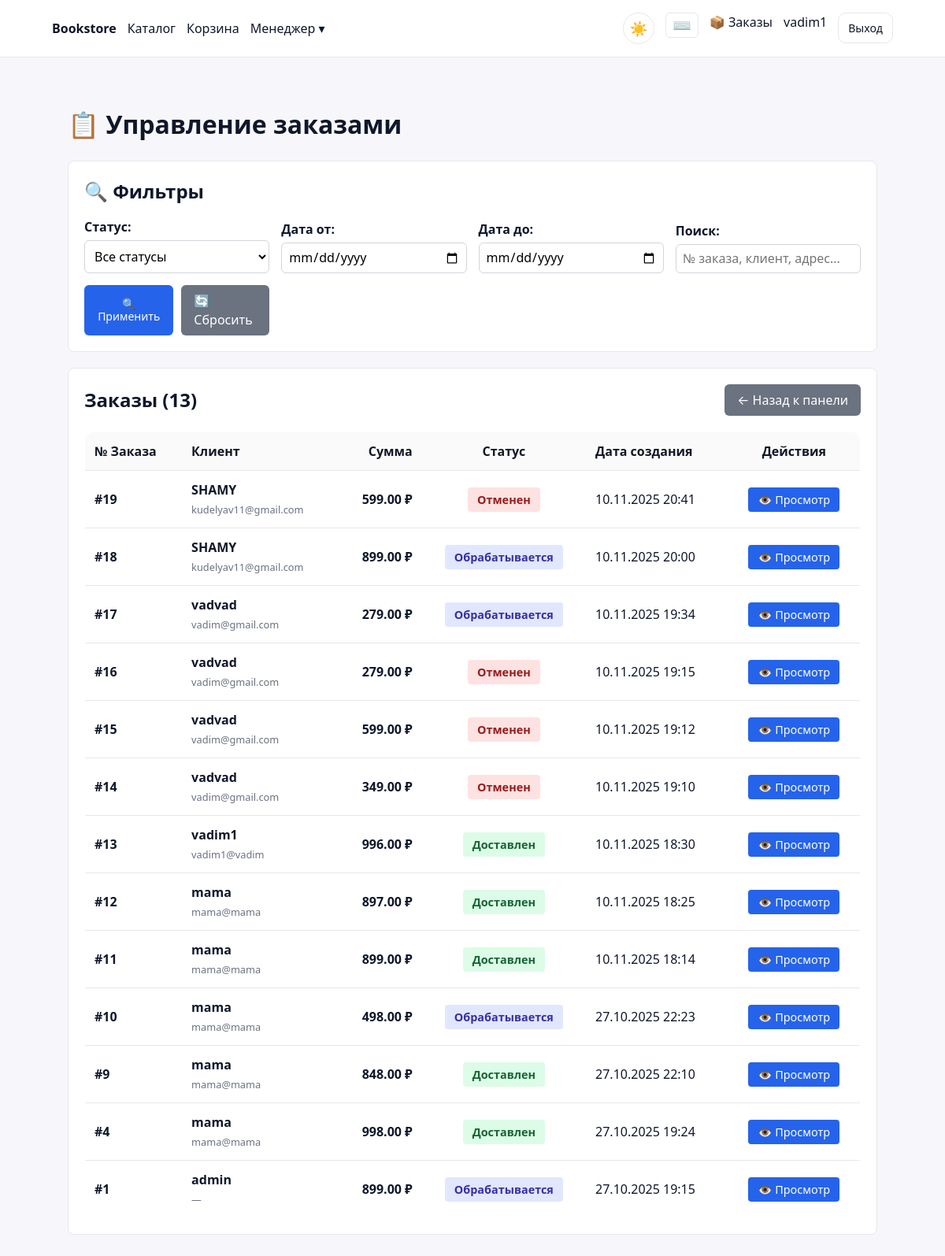
Screenshot of /manager/orders/ (signed in) with the database file from the repository.
### backend/apps/orders/models.py (models this page shows, shortened)
class Order(models.Model):
    STATUS_CHOICES = (
        ("processing", "Обрабатывается"),
        ("shipped", "Отправлен"),
        ("delivered", "Доставлен"),
        ("cancelled", "Отменен"),
    )
    user = models.ForeignKey(settings.AUTH_USER_MODEL, on_delete=models.CASCADE, related_name='orders')
    status = models.CharField(max_length=20, choices=STATUS_CHOICES, default="processing")
    total_amount = models.DecimalField(max_digits=12, decimal_places=2, default=0)
    shipping_address = models.TextField(default="")
    shipping_city = models.CharField(max_length=100, default="")
    shipping_postal_code = models.CharField(max_length=20, default="")
    notes = models.TextField(blank=True)
    created_at = models.DateTimeField(auto_now_add=True)
    updated_at = models.DateTimeField(auto_now=True)
    class Meta:
        ordering = ['-created_at']
        indexes = [
            models.Index(fields=['user', 'status']),
            models.Index(fields=['status', 'created_at']),
        ]

### backend/apps/web/manager_views.py (the view, shortened to what this page needs)
# urls.py: path('manager/orders/', manager_views.manager_orders, name='manager-orders'),
@manager_required
def manager_orders(request):
    orders = Order.objects.select_related('user').order_by('-created_at')
    status_filter = request.GET.get('status', '')
    date_from = request.GET.get('date_from', '')
    date_to = request.GET.get('date_to', '')
    search = request.GET.get('search', '')
    if status_filter:
        orders = orders.filter(status=status_filter)
    if date_from:
        try:
            date_from_obj = datetime.strptime(date_from, '%Y-%m-%d').date()
            orders = orders.filter(created_at__date__gte=date_from_obj)
        except ValueError:
            pass
    if date_to:
        try:
            date_to_obj = datetime.strptime(date_to, '%Y-%m-%d').date()
            orders = orders.filter(created_at__date__lte=date_to_obj)
        except ValueError:
            pass
    STATUS_CHOICES = [
        ('', 'Все статусы'),
        ('new', 'Новый'),
        ('processing', 'В обработке'),
        ('shipped', 'Отправлен'),
        ('delivered', 'Доставлен'),
        ('cancelled', 'Отменен'),
    ]
    context = {
        'orders': orders,
        'status_choices': STATUS_CHOICES,
        'current_status': status_filter,
        'date_from': date_from,
        'date_to': date_to,
        'search': search,
    }
    return render(request, 'web/manager/orders.html', context)

### templates/web/manager/orders.html (shortened to what this page needs)
{% extends 'web/base.html' %}
{% block content %}
<div style="max-width: 1200px; margin: 0 auto; padding: 20px;">
	<h1>📋 Управление заказами</h1>
	<div style="background: #fff; padding: 20px; border-radius: 8px; margin-bottom: 20px; border: 1px solid #e5e7eb;">
		<h2 style="margin: 0 0 15px 0;">🔍 Фильтры</h2>
		<form method="get" style="display: grid; grid-template-columns: repeat(auto-fit, minmax(200px, 1fr)); gap: 15px; align-items: end;">
			<div>
				<label style="display: block; margin-bottom: 5px; font-weight: 600;">Статус:</label>
				<select name="status" style="width: 100%; padding: 8px; border: 1px solid #d1d5db; border-radius: 6px;">
					{% for value, label in status_choices %}
					<option value="{{ value }}" {% if value == current_status %}selected{% endif %}>{{ label }}</option>
					{% endfor %}
				</select>
			</div>
			<div>
				<label style="display: block; margin-bottom: 5px; font-weight: 600;">Дата от:</label>
				<input type="date" name="date_from" value="{{ date_from }}" style="width: 100%; padding: 8px; border: 1px solid #d1d5db; border-radius: 6px;">
			</div>
			<div>
				<label style="display: block; margin-bottom: 5px; font-weight: 600;">Дата до:</label>
				<input type="date" name="date_to" value="{{ date_to }}" style="width: 100%; padding: 8px; border: 1px solid #d1d5db; border-radius: 6px;">
			</div>
			<div>
				<label style="display: block; margin-bottom: 5px; font-weight: 600;">Поиск:</label>
				<input type="text" name="search" value="{{ search }}" placeholder="№ заказа, клиент, адрес..." style="width: 100%; padding: 8px; border: 1px solid #d1d5db; border-radius: 6px;">
			</div>
			<div style="display: flex; gap: 10px;">
				<button type="submit" style="background: #2563eb; color: white; padding: 8px 16px; border: none; border-radius: 6px; cursor: pointer;">
					🔍 Применить
				</button>
				<a href="/manager/orders/" style="background: #6b7280; color: white; padding: 8px 16px; border: none; border-radius: 6px; cursor: pointer; text-decoration: none; display: inline-block;">
					🔄 Сбросить
				</a>
			</div>
		</form>
	</div>
	<div style="background: #fff; padding: 20px; border-radius: 8px; border: 1px solid #e5e7eb;">
		<div style="display: flex; justify-content: space-between; align-items: center; margin-bottom: 20px;">
			<h2 style="margin: 0;">Заказы ({{ orders|length }})</h2>
			<a href="/manager/" style="background: #6b7280; color: white; padding: 8px 16px; border: none; border-radius: 6px; cursor: pointer; text-decoration: none;">
				← Назад к панели
			</a>
		</div>
		{% if orders %}
		<div style="overflow-x: auto;">
			<table style="width: 100%; border-collapse: collapse;">
				<thead style="background: #f9fafb;">
					<tr>
						<th style="padding: 12px; text-align: left;">№ Заказа</th>
						<th style="padding: 12px; text-align: left;">Клиент</th>
						<th style="padding: 12px; text-align: right;">Сумма</th>
						<th style="padding: 12px; text-align: center;">Статус</th>
						<th style="padding: 12px; text-align: left;">Дата создания</th>
						<th style="padding: 12px; text-align: center;">Действия</th>
					</tr>
				</thead>
				<tbody>
					{% for order in orders %}
					<tr style="border-top: 1px solid #e5e7eb;">
						<td style="padding: 12px; font-weight: 600;">#{{ order.id }}</td>
						<td style="padding: 12px;">
							<div>
								<strong>{{ order.user.username }}</strong><br>
								<small style="color: #6b7280;">{{ order.user.email|default:"—" }}</small>
							</div>
						</td>
						<td style="padding: 12px; text-align: right; font-weight: 600;">{{ order.total_amount }} ₽</td>
						<td style="padding: 12px; text-align: center;">
							<span style="padding: 6px 12px; border-radius: 4px; font-size: 0.9em; font-weight: 600;
								{% if order.status == 'new' %}background: #fef3c7; color: #92400e;
								{% elif order.status == 'processing' %}background: #e0e7ff; color: #3730a3;
								{% elif order.status == 'shipped' %}background: #dbeafe; color: #1e40af;
								{% elif order.status == 'delivered' %}background: #dcfce7; color: #166534;
								{% elif order.status == 'cancelled' %}background: #fee2e2; color: #991b1b;
								{% endif %}">
								{{ order.get_status_display }}
							</span>
						</td>
						<td style="padding: 12px;">{{ order.created_at|date:"d.m.Y H:i" }}</td>
						<td style="padding: 12px; text-align: center;">
							<a href="/manager/orders/{{ order.id }}/" style="background: #2563eb; color: white; padding: 6px 12px; border: none; border-radius: 4px; text-decoration: none; font-size: 0.9em;">
								👁️ Просмотр
							</a>
						</td>
					</tr>
					{% endfor %}
				</tbody>
			</table>
		</div>
		{% else %}
		<div style="text-align: center; padding: 40px; color: #6b7280;">
			<p style="margin: 0; font-size: 1.1em;">Заказы не найдены</p>
			<p style="margin: 10px 0 0 0;">Попробуйте изменить параметры фильтрации</p>
		</div>
		{% endif %}
	</div>
</div>
{% endblock %}

### templates/web/base.html (shortened to what this page needs)
{% load static %}
<!doctype html>
<html lang="ru">
<head>
	<link rel="stylesheet" href="https://cdn.jsdelivr.net/npm/modern-normalize/modern-normalize.css">
	<link rel="stylesheet" href="{% static 'styles.css' %}">
</head>
<body class="light"
	  data-is-authenticated="{% if request.user.is_authenticated %}true{% else %}false{% endif %}"
	  data-is-staff="{% if request.user.is_staff %}true{% else %}false{% endif %}">
	<header class="header">
		<div class="nav container">
			<ul class="nav-left">
				<li class="brand"><a href="/">Bookstore</a></li>
				<li><a href="/catalog/">Каталог</a></li>
				<li><a href="/cart/">Корзина</a></li>
				{% if request.user.is_authenticated %}
					{% if request.user.profile.role == 'admin' or request.user.is_staff %}
					<li class="dropdown">
						<a href="#">Управление ▾</a>
						<ul class="dropdown-menu">
							<li><a href="/admin/dashboard/">📊 Панель управления</a></li>
							<li><hr style="margin: 5px 0;"></li>
							<li><a href="/admin/users/">👥 Пользователи</a></li>
							<li><a href="/admin/books/">📚 Книги</a></li>
							<li><a href="/admin/authors/">✍️ Авторы</a></li>
							<li><a href="/admin/categories/">📂 Категории</a></li>
							<li><a href="/admin/inventory/">📦 Остатки</a></li>
							<li><hr style="margin: 5px 0;"></li>
							<li><a href="/manager/orders/">📋 Заказы</a></li>
							<li><a href="/manager/statistics/">📈 Статистика</a></li>
							<li><hr style="margin: 5px 0;"></li>
							<li><a href="/admin/reports/">📈 Отчеты</a></li>
							<li><a href="/admin/logs/">📝 Логи</a></li>
							<li><a href="/admin/backups/">💾 Резервные копии</a></li>
						</ul>
					</li>
					{% elif request.user.profile.role == 'manager' %}
					<li class="dropdown">
						<a href="#">Менеджер ▾</a>
					</li>
					{% endif %}
				{% endif %}
			</ul>
			<ul class="nav-right">
				<li>
					<button id="help-btn" class="btn-ghost" style="padding: 4px 8px; font-size: 1.2em; border: 1px solid var(--border); border-radius: 6px; cursor: pointer; background: var(--card);" title="Горячие клавиши (Ctrl+?)">⌨️</button>
				</li>
				{% if request.user.is_authenticated %}
				<li><a href="/orders/">📦 Заказы</a></li>
				<li><a href="/profile/">{{ request.user.username }}</a></li>
				<li><a class="btn btn-ghost" href="/logout/">Выход</a></li>
				{% else %}
				<li><a class="btn btn-ghost" href="/login/">Вход</a></li>
				<li><a class="btn" href="/register/">Регистрация</a></li>
				{% endif %}
			</ul>
		</div>
	</header>
	<main class="container main">
		{% block content %}{% endblock %}
	</main>
</body>
</html>

### static/styles.css (style rules this page uses)
:root { --bg:#f7f7fb;--card:#ffffff;--text:#0f172a;--muted:#64748b;--primary:#2563eb;--border:#e5e7eb; --radius:12px;--shadow:0 4px 24px rgba(15,23,42,.06); }
* { box-sizing:border-box }
html,body { height:100% }
body.light { background:var(--bg);color:var(--text);font:16px/1.5 system-ui,-apple-system,Segoe UI,Roboto,Ubuntu,Cantarell,Noto Sans,sans-serif }
.container { max-width:1100px;margin:0 auto;padding:16px }
@media (min-width: 1025px) { .container { max-width:1100px;padding:16px } }
.header { background:#ffffff;border-bottom:1px solid var(--border) }
.nav { display:flex;justify-content:space-between;align-items:center }
.nav ul { display:flex;gap:14px;margin:0;padding:0;list-style:none }
.nav .brand a { font-weight:700 }
.nav a { color:var(--text);text-decoration:none }
.nav .dropdown { position:relative }
.main { padding-top:20px }
input,select,textarea { width:100%;padding:10px 12px;border:1px solid var(--border);border-radius:10px;background:#fff }
button,.btn { display:inline-block;padding:8px 12px;border-radius:10px;border:1px solid var(--primary);background:var(--primary);color:#fff;cursor:pointer;font-size:14px }
.btn-ghost { background:#fff;border-color:var(--border);color:var(--text) }
table { width:100%;border-collapse:collapse;background:#fff;border:1px solid var(--border);border-radius:12px;overflow:hidden }
th,td { padding:10px 12px;border-bottom:1px solid var(--border);text-align:left }
th { background:#fafafa;color:#111827 }

### rows the page displays
Order: id "19", user.username "SHAMY", user.email "kudelyav11@gmail.com", total_amount "599.00", status "Отменен", created_at "10.11.2025 20:41"
Order: id "18", user.username "SHAMY", user.email "kudelyav11@gmail.com", total_amount "899.00", status "Обрабатывается", created_at "10.11.2025 20:00"
Order: id "17", user.username "vadvad", user.email "vadim@gmail.com", total_amount "279.00", status "Обрабатывается", created_at "10.11.2025 19:34"
Order: id "16", user.username "vadvad", user.email "vadim@gmail.com", total_amount "279.00", status "Отменен", created_at "10.11.2025 19:15"
Order: id "15", user.username "vadvad", user.email "vadim@gmail.com", total_amount "599.00", status "Отменен", created_at "10.11.2025 19:12"
Order: id "14", user.username "vadvad", user.email "vadim@gmail.com", total_amount "349.00", status "Отменен", created_at "10.11.2025 19:10"
Order: id "13", user.username "vadim1", user.email "vadim1@vadim", total_amount "996.00", status "Доставлен", created_at "10.11.2025 18:30"
Order: id "12", user.username "mama", user.email "mama@mama", total_amount "897.00", status "Доставлен", created_at "10.11.2025 18:25"
Order: id "11", user.username "mama", user.email "mama@mama", total_amount "899.00", status "Доставлен", created_at "10.11.2025 18:14"
Order: id "10", user.username "mama", user.email "mama@mama", total_amount "498.00", status "Обрабатывается", created_at "27.10.2025 22:23"
Order: id "9", user.username "mama", user.email "mama@mama", total_amount "848.00", status "Доставлен", created_at "27.10.2025 22:10"
Order: id "4", user.username "mama", user.email "mama@mama", total_amount "998.00", status "Доставлен", created_at "27.10.2025 19:24"
Order: id "1", user.username "admin", user.email "—", total_amount "899.00", status "Обрабатывается", created_at "27.10.2025 19:15"

### other values shown
{{ request.user.username }} "vadim1"
{{ orders|length }} "13"
form field status "Все статусы"
